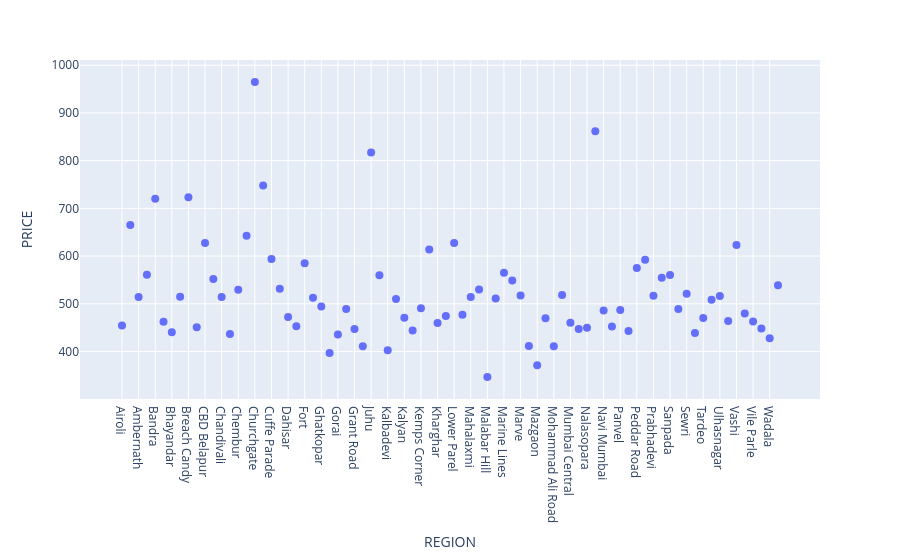

This figure's notebook cell:
### Code cell
fig = px.scatter(region_price_df, x="REGION", y="PRICE").update_traces(marker_size=8) 
fig.show()

### Figure 1 — Plotly figure (JSON) as saved in the notebook; plotly's stock layout.template omitted (floating-point values rounded to 4 significant figures)
{"data": [{"hovertemplate": "REGION=%{x}<br>PRICE=%{y}<extra></extra>", "legendgroup": "", "marker": {"color": "#636efa", "size": 8, "symbol": "circle"}, "mode": "markers", "name": "", "orientation": "v", "showlegend": false, "type": "scatter", "x": ["Airoli", "Alibaug", "Ambernath", "Andheri", "Bandra", "Bhandup", "Bhayandar", "Borivali", "Breach Candy", "Byculla", "CBD Belapur", "Chakala", "Chandivali", "Charni Road", "Chembur", "Chowpatty", "Churchgate", "Colaba", "Cuffe Parade", "Dadar", "Dahisar", "Dombivali", "Fort", "Ghansoli", "Ghatkopar", "Girgaum", "Gorai", "Goregaon", "Grant Road", "Jogeshwari", "Juhu", "Kalamboli", "Kalbadevi", "Kalwa", "Kalyan", "Kandivali", "Kemps Corner", "Khar", "Kharghar", "Kurla", "Lower Parel", "Mahakali", "Mahalaxmi", "Mahim", "Malabar Hill", "Malad", "Marine Lines", "Marol", "Marve", "Matunga", "Mazgaon", "Mira Road", "Mohammad Ali Road", "Mulund", "Mumbai Central", "Mumbra", "Nalasopara", "Nariman Point", "Navi Mumbai", "Nerul", "Panvel", "Parel", "Peddar Road", "Powai", "Prabhadevi", "Sakinaka", "Sanpada", "Santacruz", "Sewri", "Sion", "Tardeo", "Thane", "Ulhasnagar", "Vasai", "Vashi", "Vikhroli", "Vile Parle", "Virar", "Wadala", "Worli"], "xaxis": "x", "y": [454.5, 665.0, 514.0, 561.0, 720.2, 462.4, 440.1, 514.8, 723.5, 450.6, 627.2, 552.0, 514.4, 436.8, 529.4, 642.6, 965.0, 748.0, 593.8, 531.4, 472.5, 452.7, 584.8, 512.8, 494.1, 397.0, 435.7, 489.0, 447.1, 410.8, 817.0, 559.7, 402.4, 510.3, 470.8, 444.2, 490.5, 613.5, 460.0, 474.2, 627.6, 477.1, 514.0, 530.0, 346.4, 511.1, 565.2, 548.9, 517.4, 411.7, 371.0, 469.5, 411.0, 518.5, 460.1, 447.1, 450.0, 861.8, 485.9, 452.3, 486.8, 442.9, 575.0, 592.4, 516.7, 554.6, 560.2, 489.2, 520.8, 438.6, 470.2, 508.4, 516.4, 463.9, 623.1, 479.6, 463.1, 448.4, 427.5, 538.8], "yaxis": "y"}], "layout": {"legend": {"tracegroupgap": 0}, "margin": {"t": 60}, "xaxis": {"anchor": "y", "domain": [0, 1], "title": {"text": "REGION"}}, "yaxis": {"anchor": "x", "domain": [0, 1], "title": {"text": "PRICE"}}}}
